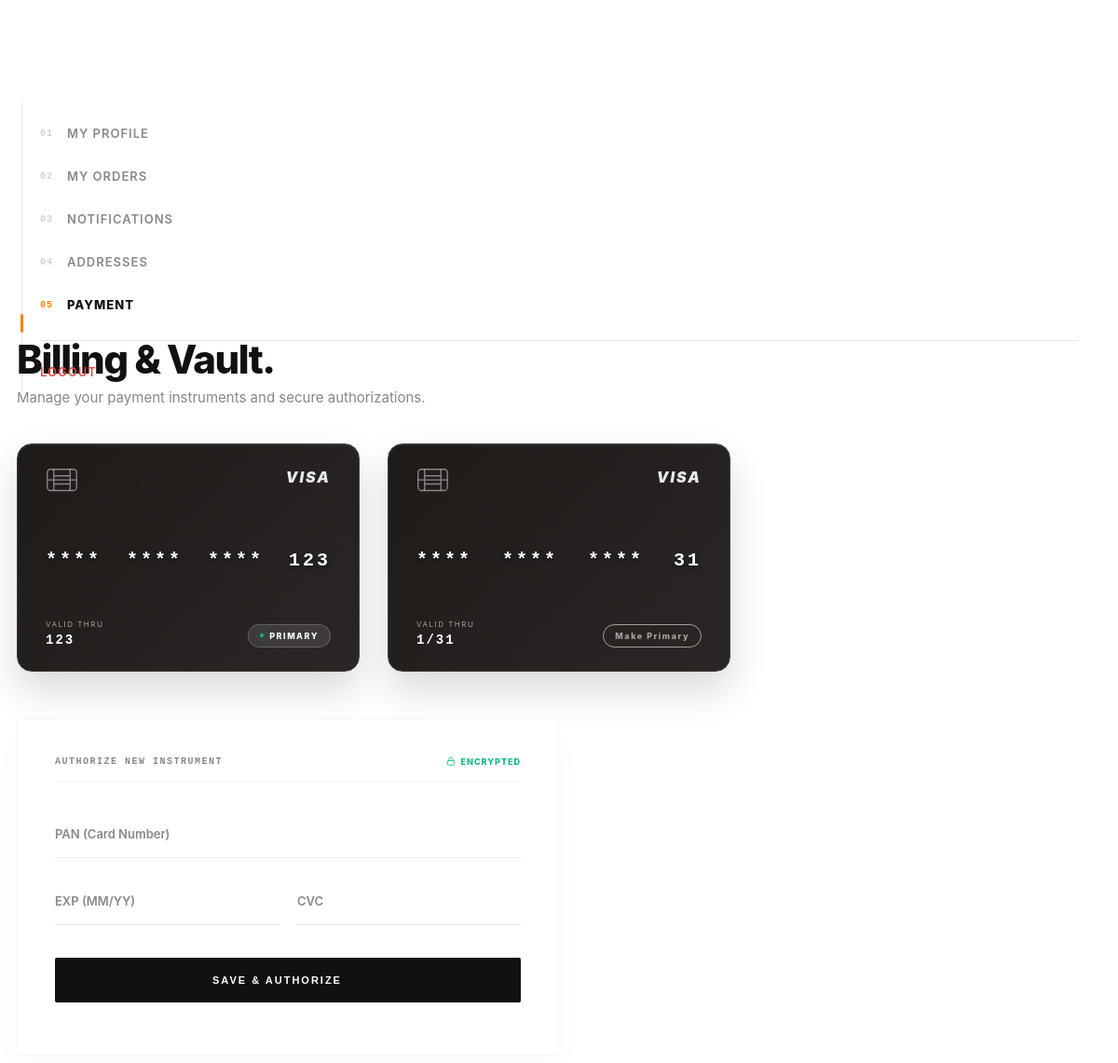
/client/payment-methods.php (signed in), run on the app's committed database.
### tables this page shows
CREATE TABLE `user_payments` (
  `id` int(11) NOT NULL,
  `user_id` int(11) NOT NULL,
  `card_type` varchar(20) DEFAULT NULL,
  `card_last_four` varchar(4) DEFAULT NULL,
  `expiry_date` varchar(10) DEFAULT NULL,
  `is_default` tinyint(1) DEFAULT 0
);

### client/payment-methods.php (the view, shortened to what this page needs)
<?php
$user_id = $_SESSION['user_id'];
$pay_res = mysqli_query($conn, "SELECT * FROM user_payments WHERE user_id = '$user_id'");
?>
<main class="profile-page">
    <div class="container profile-grid">
        <aside class="profile-sidebar">
            <nav class="side-nav-transparent" id="luxury-side-nav">
                <div class="nav-tracker" id="nav-tracker"></div>
                <a href="profile.php" class="nav-link"><span>01</span> My Profile</a>
                <a href="my-orders.php" class="nav-link"><span>02</span> My Orders</a>
                <a href="notification.php" class="nav-link">
                    <span>03</span> Notifications
                </a>
                <a href="addresses.php" class="nav-link"><span>04</span> Addresses</a>
                <a href="payment-methods.php" class="nav-link active"><span>05</span> Payment</a>
                <hr class="nav-divider">
                <a href="logout.php" class="logout-link">Logout</a>
            </nav>
        </aside>
        <section class="profile-main">
            <div id="payment-vault-wrapper">
                <header class="luxury-header fade-up" style="--delay: 1">
                    <div class="header-inner">
                        <h2 class="editorial-title">Billing & Vault.</h2>
                        <p class="editorial-subtitle">Manage your payment instruments and secure authorizations.</p>
                    </div>
                </header>
                <div class="payment-scenery fade-up" style="--delay: 2">
                    <?php
                    $i = 0;
                    while($pay = mysqli_fetch_assoc($pay_res)):
                        $i++;
                    ?>
                    <div class="cc-wrap" style="--card-idx: <?php echo $i; ?>">
                        <div class="obsidian-cc <?php echo $pay['is_default'] ? 'is-primary' : ''; ?>" data-tilt data-tilt-max="4" data-tilt-speed="1500" data-tilt-glare data-tilt-max-glare="0.2">
                            <div class="cc-noise"></div>
                            <div class="cc-top">
                                <div class="cc-chip">
                                    <svg viewBox="0 0 40 30" fill="none" stroke="rgba(255,255,255,0.6)" stroke-width="1.5"><rect x="2" y="2" width="36" height="26" rx="4"></rect><path d="M10 2v26M30 2v26M2 15h36M10 10h20M10 20h20"></path></svg>
                                </div>
                                <div class="cc-brand"><?php echo strtoupper($pay['card_type']); ?></div>
                            </div>
                            <div class="cc-middle">
                                <div class="cc-number">
                                    <span>****</span><span>****</span><span>****</span><span><?php echo $pay['card_last_four']; ?></span>
                                </div>
                            </div>
                            <div class="cc-bottom">
                                <div class="cc-info">
                                    <span class="cc-label">VALID THRU</span>
                                    <span class="cc-value"><?php echo $pay['expiry_date']; ?></span>
                                </div>
                                <?php if($pay['is_default']): ?>
                                    <div class="cc-status primary">
                                        <span class="dot"></span> PRIMARY
                                    </div>
                                <?php else: ?>
                                    <a href="payment-methods.php?action=set_default&id=<?php echo $pay['id']; ?>" class="cc-status action-set">
                                        Make Primary
                                    </a>
                                <?php endif; ?>
                            </div>
                        </div>
                    </div>
                    <?php endwhile; ?>
                </div>
                <div class="premium-form-container fade-up" style="--delay: 4">
                    <div class="form-header-micro">
                        <h3 class="heading-micro">Authorize New Instrument</h3>
                        <div class="secure-lock">
                            <svg viewBox="0 0 24 24" fill="none" stroke="currentColor" stroke-width="2" stroke-linecap="round" stroke-linejoin="round"><rect x="3" y="11" width="18" height="11" rx="2" ry="2"></rect><path d="M7 11V7a5 5 0 0 1 10 0v4"></path></svg>
                            <span>Encrypted</span>
                        </div>
                    </div>
                    <form action="payment-methods.php" method="POST" class="premium-form" id="paymentForm">
                        <div class="form-group-float stagger-in" style="--stagger: 1">
                            <input type="text" id="card_num" name="card_number" class="float-input" placeholder=" " maxlength="19" required oninput="this.value = this.value.replace(/[^0-9]/g, '').replace(/(\d{4})(?=\d)/g, '$1 ')">
                            <label for="card_num" class="float-label">PAN (Card Number)</label>
                        </div>
                        <div class="form-row-split">
                            <div class="form-group-float stagger-in" style="--stagger: 2">
                                <input type="text" id="exp_date" name="expiry" class="float-input" placeholder=" " maxlength="5" required oninput="this.value = this.value.replace(/[^0-9]/g, '').replace(/^([2-9])$/g, '0$1').replace(/^(1{1})([3-9]{1})$/g, '01/$2').replace(/^0{0,1}(1[0-2]|0?[1-9])([0-9]{1,2}).*/g, '$1/$2')">
                                <label for="exp_date" class="float-label">EXP (MM/YY)</label>
                            </div>
                            <div class="form-group-float stagger-in" style="--stagger: 3">
                                <input type="password" id="cvc_code" class="float-input" placeholder=" " maxlength="3" required oninput="this.value = this.value.replace(/[^0-9]/g, '')">
                                <label for="cvc_code" class="float-label">CVC</label>
                            </div>
                        </div>
                        <button type="submit" name="add_card" class="btn-editorial-submit stagger-in" style="--stagger: 4" id="submitBtn">
                            <span class="btn-text">Save & Authorize <span class="arrow">→</span></span>
                        </button>
                    </form>
                </div>
            </div>
        </section>
    </div>
</main>

### data on the page
user_payments: card_type "VISA", card_last_four "123", expiry_date "123", is_default 1 (drawn)
user_payments: card_type "VISA", card_last_four "31", expiry_date "1/31"
